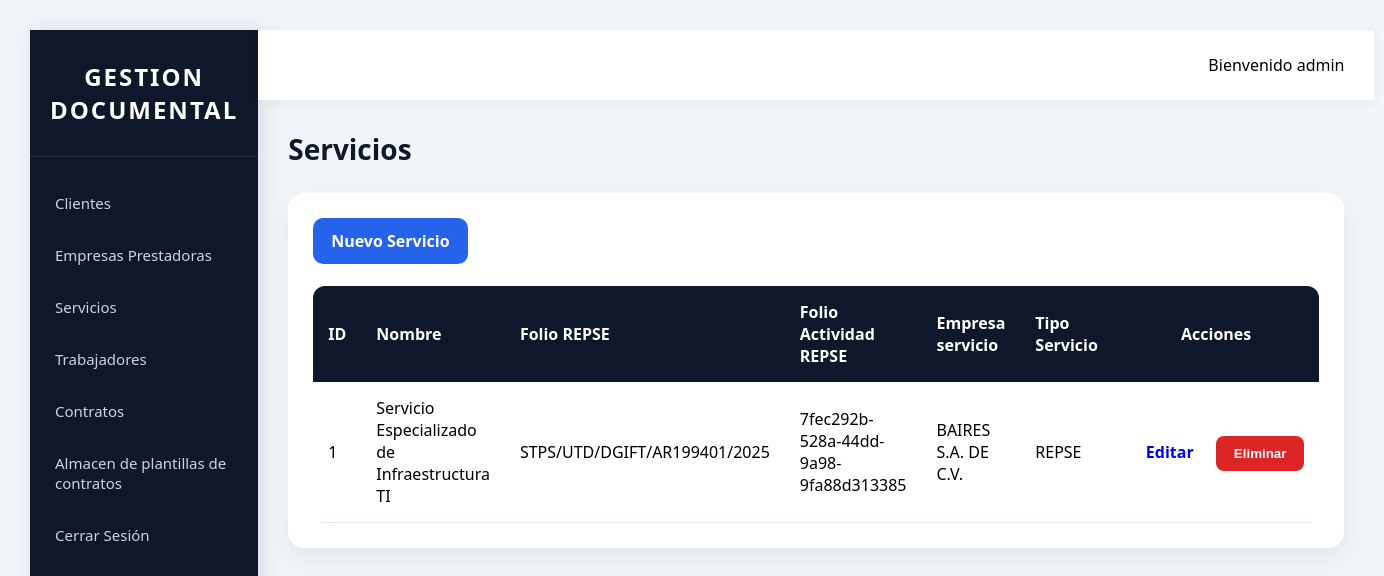
The app's page /proyectos (signed in) with its own data.
### models/models.py (models this page shows, shortened)
class Users(UserMixin, db.Model):
    __tablename__ = 'dim_usuarios'
    id = db.Column(db.Integer, primary_key=True)
    nombre = db.Column(db.String(200))
    fecha_nacimiento = db.Date
    nombre_usuario = db.Column(db.String(200))
    contraseña = db.Column(db.String(200))
    tipo_usuario = db.Column(db.String(200), default="LEGAL")
    activo = db.Column(db.Boolean, default=True)

class Proyecto(db.Model):
    __tablename__ = 'dim_servicios'
    id = db.Column(db.Integer, primary_key=True)
    nombre_proyecto = db.Column(db.String(200))
    folio_repse = db.Column(db.String(200))
    act_repse = db.Column(db.String(250))
    tipo_servicio = db.Column(db.String(100))
    empresa_id = db.Column(
        db.Integer,
        db.ForeignKey(
            "dim_empresas.id"
        ),
        nullable=False
    )

class Empresa(db.Model):
    __tablename__ = "dim_empresas"
    id = db.Column(db.Integer, primary_key=True)
    nombre = db.Column(db.String(200), nullable=False, unique=True)
    rfc = db.Column(db.String(13))
    representante = db.Column(db.String(200))
    domicilio = db.Column(db.String(300))
    correo = db.Column(db.String(150))
    telefono = db.Column(db.String(20))
    proyectos = db.relationship(
        "Proyecto",
        backref="empresa",
        lazy=True
    )
    trabajadores = db.relationship(
        "Trabajador",
        backref="empresa",
        lazy=True
    )

### app.py (the view)
@app.route('/proyectos')
@login_required
def proyectos():
    proyectos = Proyecto.query.all()
    return render_template(
        'servicios.html',
        proyectos = proyectos
    )

### app.py (called while the page is built)
@login_manager.user_loader
def load_user(id):
    return Users.query.get(
        int(id)
    )

### templates/servicios.html
{% extends 'base.html' %}
{% block content %}
<h1 class="page-title">
    Servicios
</h1>
<div class="card">
    <a href="{{ url_for('nuevo_proyecto') }}" class="btn">
        Nuevo Servicio
    </a>
    <br><br>
    <table>
        <thead>
            <tr>
                <th>ID</th>
                <th>Nombre</th>
                <th>Folio REPSE</th>
                <th>Folio Actividad REPSE</th>
                <th>Empresa servicio</th>
                <th>Tipo Servicio</th>
                <th style="width:220px; text-align:center;">
                    Acciones
                </th>
            </tr>
        </thead>
        <tbody>
            {% for proyecto in proyectos %}
                <tr>
                    <td>{{ proyecto.id }}</td>
                    <td>{{ proyecto.nombre_proyecto }}</td>
                    <td>{{ proyecto.folio_repse }}</td>
                    <td>{{ proyecto.act_repse }}</td>
                    <td>
                        {% if proyecto.empresa %}
                            {{ proyecto.empresa.nombre }}
                        {% else %}
                            Sin empresa
                        {% endif %}
                    </td>
                    <td>{{ proyecto.tipo_servicio }}</td>
                    <td style="text-align:center;white-space:nowrap;">
                        <a href="{{ url_for('editar_servicio',id=proyecto.id) }}" class="btn-primary">
                            Editar
                        </a>
                        <form method="POST" action="{{ url_for('eliminar_servicio',id=proyecto.id) }}"style="display:inline-block;"
                            onsubmit="
                                return confirm(
                                    '¿Desea eliminar esta plantilla?'
                                );
                            "
                        >
                            <button type="submit" class="btn-danger">
                                Eliminar
                            </button>
                        </form>
                    </td>
                </tr>
            {% endfor %}
        </tbody>
    </table>
</div>
{% endblock %}

### templates/base.html (shortened to what this page needs)
<!DOCTYPE html>
<html>
<head>
    <link
        rel="stylesheet" href="{{ url_for('static',filename='css/menu.css') }}"
    >
</head>
<body>
    <section class="page-content">
        <div class="layout">
            <aside class="sidebar">
                <div class="sidebar-logo">
                    <h2>GESTION DOCUMENTAL</h2>
                </div>
                <nav>
                    <a href="{{ url_for('clientes') }}">
                        Clientes
                    </a>
                    <a href="{{ url_for('empresas') }}">
                        Empresas Prestadoras
                    </a>
                    <a href="{{ url_for('proyectos') }}">
                        Servicios
                    </a>
                    <a href="{{ url_for('trabajadores') }}">
                        Trabajadores
                    </a>
                    <a href="{{ url_for('contratos') }}">
                        Contratos
                    </a>
                    <a href="{{ url_for('listar_plantillas') }}">
                        Almacen de plantillas de contratos
                    </a>
                    <a href="{{ url_for('logout') }}">
                        Cerrar Sesión
                    </a>
                </nav>
            </aside>
            <main class="content">
                <header class="topbar">
                    Bienvenido {{ current_user.nombre_usuario }}
                </header>
                <section class="page-content">
                    {% block content %}
                    {% endblock %}
                </section>
            </main>
        </div>
    </section>
</body>
</html>

### static/css/menu.css (style rules this page uses)
* { margin:0; padding:0; box-sizing:border-box; }
body { font-family:'Segoe UI',sans-serif; background:#f1f5f9; }
.layout { display:flex; min-height:100vh; }
.sidebar { width:260px; background:#0f172a; color:white; display:flex; flex-direction:column; box-shadow: 4px 0 20px rgba( 0, 0, 0, 0.10 ); }
.sidebar-logo { padding:30px 20px; text-align:center; border-bottom:1px solid rgba( 255, 255, 255, 0.08 ); }
.sidebar-logo h2 { font-size:24px; font-weight:700; letter-spacing:2px; }
.sidebar nav { padding-top:20px; }
.sidebar nav a { display:flex; align-items:center; gap:12px; padding:16px 25px; text-decoration:none; color:#cbd5e1; transition:0.3s; font-size:15px; }
.content { flex:1; display:flex; flex-direction:column; }
.topbar { background:white; height:70px; display:flex; align-items:center; justify-content:flex-end; padding:0 30px; box-shadow: 0 2px 10px rgba( 0, 0, 0, 0.05 ); }
.page-content { padding:30px; }
.card { background:white; padding:25px; border-radius:16px; box-shadow: 0 10px 25px rgba( 0, 0, 0, 0.06 ); }
.page-title { margin-bottom:25px; color:#0f172a; font-size:28px; font-weight:700; }
.btn { display:inline-block; background:#2563eb; color:white; text-decoration:none; padding:12px 18px; border-radius:10px; border:none; cursor:pointer; transition:0.3s; font-weight:600; }
table { width:100%; border-collapse:collapse; background:white; border-radius:12px; overflow:hidden; }
thead { background:#0f172a; color:white; }
th { padding:15px; text-align:left; }
td { padding:15px; border-bottom:1px solid #e2e8f0; }
.btn-primary { display:inline-block; text-decoration:none; padding:10px 18px; border-radius:8px; font-weight:600; }
.btn-danger { background:#dc2626; color:#fff; border:none; padding:10px 18px; border-radius:8px; cursor:pointer; font-weight:600; transition:.3s; }

### records on screen
Users: nombre_usuario "admin"
Proyecto: id "1", nombre_proyecto "Servicio Especializado de Infraestructura TI", folio_repse "STPS/UTD/DGIFT/AR199401/2025", act_repse "7fec292b-528a-44dd-9a98-9fa88d313385", empresa.nombre "BAIRES S.A. DE C.V.", tipo_servicio "REPSE"
